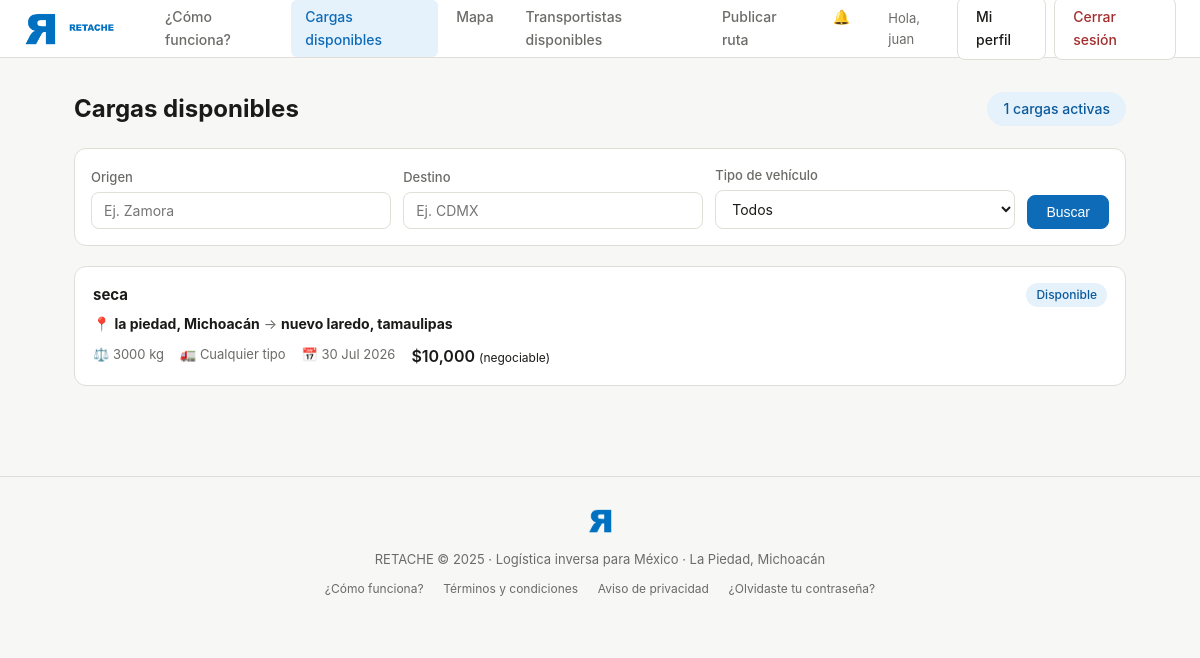
The app's page /cargas (signed in) with its own data.
### models.py (models this page shows)
class Carga(Base):
    __tablename__ = "cargas"
    id = Column(Integer, primary_key=True, index=True)
    empresa_id = Column(Integer, ForeignKey("empresas.id"), nullable=False)
    transportista_id = Column(Integer, ForeignKey("transportistas.id"), nullable=True)
    titulo = Column(String(150), nullable=False)
    descripcion = Column(Text, nullable=True)
    tipo_mercancia = Column(String(100), nullable=False)
    peso_kg = Column(Float, nullable=False)
    volumen_m3 = Column(Float, nullable=True)
    requiere_refrigeracion = Column(Boolean, default=False)
    mercancia_peligrosa = Column(Boolean, default=False)
    origen_ciudad = Column(String(100), nullable=False)
    origen_estado = Column(String(50), nullable=False)
    origen_lat = Column(Float, nullable=True)
    origen_lng = Column(Float, nullable=True)
    destino_ciudad = Column(String(100), nullable=False)
    destino_estado = Column(String(50), nullable=False)
    destino_lat = Column(Float, nullable=True)
    destino_lng = Column(Float, nullable=True)
    fecha_recoleccion = Column(DateTime, nullable=False)
    fecha_entrega_estimada = Column(DateTime, nullable=True)
    tipo_vehiculo_requerido = Column(String(30), nullable=True)
    precio_ofrecido_mxn = Column(Float, nullable=False)
    precio_negociable = Column(Boolean, default=True)
    estado = Column(String(30), default=EstadoCarga.disponible)
    fecha_publicacion = Column(DateTime, server_default=func.now())
    fecha_asignacion = Column(DateTime, nullable=True)
    fecha_completada = Column(DateTime, nullable=True)
    carta_porte_generada = Column(Boolean, default=False)
    carta_porte_uuid = Column(String(100), nullable=True)
    carta_porte_xml = Column(Text, nullable=True)
    empresa = relationship("Empresa", back_populates="cargas_publicadas")
    transportista = relationship("Transportista", back_populates="cargas")
    mensajes = relationship("Mensaje", back_populates="carga")
    resenas = relationship("Resena", back_populates="carga")

### main.py (the view)
@app.get("/cargas", response_class=HTMLResponse)
async def lista_cargas(
    request: Request,
    origen: str = "",
    destino: str = "",
    tipo_vehiculo: str = "",
    db: Session = Depends(get_db),
):
    query = db.query(Carga).filter(Carga.estado == EstadoCarga.disponible)
    if origen:
        query = query.filter(Carga.origen_ciudad.ilike(f"%{origen}%"))
    if destino:
        query = query.filter(Carga.destino_ciudad.ilike(f"%{destino}%"))
    if tipo_vehiculo:
        query = query.filter(Carga.tipo_vehiculo_requerido == tipo_vehiculo)
    cargas = query.order_by(Carga.fecha_publicacion.desc()).all()
    return templates.TemplateResponse("cargas.html", contexto(request, db,
        cargas=cargas,
        filtro_origen=origen,
        filtro_destino=destino,
        filtro_vehiculo=tipo_vehiculo,
    ))

### templates/cargas.html (shortened to what this page needs)
{% extends "base.html" %}
{% block content %}
<div style="display:flex; justify-content:space-between; align-items:center; margin-bottom:20px; flex-wrap:wrap; gap:12px;">
  <h1 style="font-size:24px; font-weight:700;">Cargas disponibles</h1>
  <span class="badge badge-verde" style="font-size:14px; padding:6px 16px;">{{ cargas | length }} cargas activas</span>
</div>
<form method="GET" action="/cargas" style="background:#fff; border:1px solid var(--gris-borde); border-radius:12px; padding:16px; margin-bottom:20px; display:flex; gap:12px; flex-wrap:wrap; align-items:flex-end;">
  <div class="form-group" style="margin:0; flex:1; min-width:140px;">
    <label>Origen</label>
    <input type="text" name="origen" value="{{ filtro_origen }}" placeholder="Ej. Zamora">
  </div>
  <div class="form-group" style="margin:0; flex:1; min-width:140px;">
    <label>Destino</label>
    <input type="text" name="destino" value="{{ filtro_destino }}" placeholder="Ej. CDMX">
  </div>
  <div class="form-group" style="margin:0; flex:1; min-width:160px;">
    <label>Tipo de vehículo</label>
    <select name="tipo_vehiculo">
      <option value="">Todos</option>
    </select>
  </div>
  <button type="submit" class="btn btn-primary">Buscar</button>
</form>
{% for carga in cargas %}
<a href="/cargas/{{ carga.id }}" style="text-decoration:none; display:block;">
  <div class="carga-card">
    <div style="display:flex; justify-content:space-between; margin-bottom:6px;">
      <strong style="color:var(--texto);">{{ carga.tipo_mercancia }}</strong>
      <span class="badge badge-verde">Disponible</span>
    </div>
    <div style="font-size:14px; color:var(--texto-suave); margin-bottom:8px;">📍 <strong style="color:var(--texto);">{{ carga.origen_ciudad }}, {{ carga.origen_estado }}</strong> → <strong style="color:var(--texto);">{{ carga.destino_ciudad }}, {{ carga.destino_estado }}</strong></div>
    <div class="carga-meta">
      <span>⚖️ {{ carga.peso_kg | int }} kg</span>
      <span>🚛 {{ carga.tipo_vehiculo_requerido or 'Cualquier tipo' }}</span>
      <span>📅 {{ carga.fecha_recoleccion.strftime('%d %b %Y') }}</span>
      <span class="carga-precio">${{ "{:,.0f}".format(carga.precio_ofrecido_mxn) }}{% if carga.precio_negociable %} <span style="font-size:12px; font-weight:400;">(negociable)</span>{% endif %}</span>
    </div>
  </div>
</a>
{% endfor %}
{% endblock %}

### templates/base.html (style rules this page uses)
*, *::before, *::after { box-sizing: border-box; margin: 0; padding: 0; }
:root { --verde: #0E6BB8; --verde-claro: #1481D9; --verde-bg: #E5F1FB; --gris-bg: #F7F7F5; --gris-borde: #E0DED6; --texto: #1A1A18; --texto-suave: #6B6B68; --amber: #BA7517; --amber-bg: #FAEEDA; --rojo-bg: #FCEBEB; --rojo: #A32D2D; --azul: #0E6BB8; --azul-bg: #E5F1FB; }
body { font-family: -apple-system, BlinkMacSystemFont, 'Segoe UI', sans-serif; background: var(--gris-bg); color: var(--texto); font-size: 15px; line-height: 1.6; }
a { color: var(--verde); text-decoration: none; }
.btn { display: inline-flex; align-items: center; gap: 6px; padding: 8px 18px; border-radius: 8px; font-size: 14px; font-weight: 500; cursor: pointer; border: 1px solid var(--gris-borde); background: #fff; color: var(--texto); transition: all .15s; text-decoration: none; }
.btn-primary { background: var(--verde); color: #fff; border-color: var(--verde); }
.badge { display: inline-block; padding: 2px 10px; border-radius: 20px; font-size: 12px; font-weight: 500; }
.badge-verde { background: var(--verde-bg); color: #0B5A9C; }
label { display: block; font-size: 13px; color: var(--texto-suave); margin-bottom: 4px; font-weight: 500; }
input[type=text], input[type=email], input[type=password], input[type=number], input[type=tel], input[type=date], select, textarea { width: 100%; padding: 9px 12px; border: 1px solid var(--gris-borde); border-radius: 8px; font-size: 14px; color: var(--texto); background: #fff; outline: none; transition: border .15s; font-family: inherit; }
.form-group { margin-bottom: 14px; }
.carga-card { background: #fff; border: 1px solid var(--gris-borde); border-radius: 12px; padding: 16px 18px; margin-bottom: 10px; transition: border-color .15s, box-shadow .15s; cursor: pointer; }
.carga-meta { display: flex; gap: 16px; font-size: 13px; color: var(--texto-suave); margin-top: 8px; flex-wrap: wrap; }
.carga-precio { font-weight: 600; font-size: 16px; color: var(--texto); }

### records on screen
Carga: tipo_mercancia "seca", origen_ciudad "la piedad", origen_estado "Michoacán", destino_ciudad "nuevo laredo", destino_estado "tamaulipas", peso_kg "3000", tipo_vehiculo_requerido "Cualquier tipo", fecha_recoleccion "30 Jul 2026", precio_ofrecido_mxn "10,000", precio_negociable "(negociable)"

### other values on screen
{{ sesion.nombre.split()[0] }} "juan"
{{ cargas | length }} "1"
